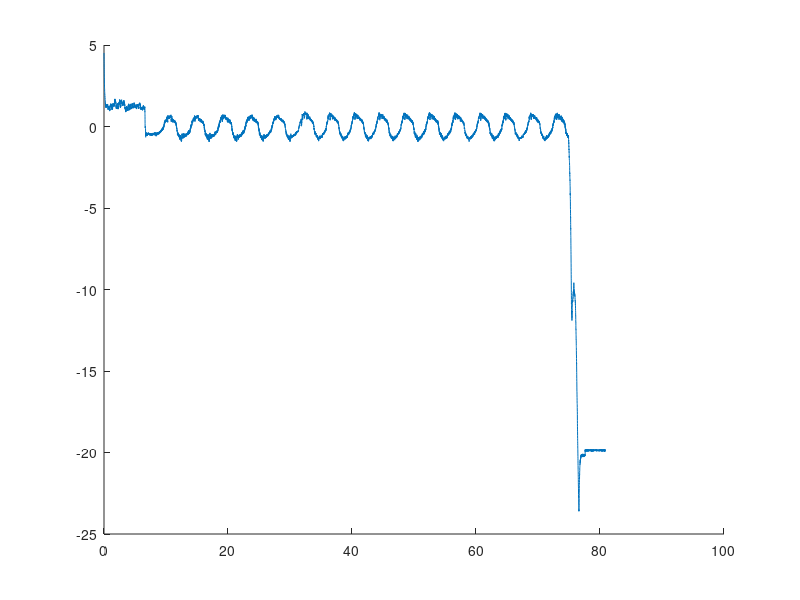

Recreate this plot in MATLAB. (Note: this script raises an error after producing the figure.)
plot_dir = '../plots/Real_time/';
%% Plotting QR2 setpoint
close all;
load('sim_3_setpoint.mat')
set_pos = 32;
label = {'x_d'};
up_y = 0.5; down_y = -1; minx =20; maxx = 50; % axis definition
fig_ctrl = figure('units','normalized','outerposition',[0 0 1 1]);
hold on
plot(meas_ctrl.time,meas_ctrl.signals.values)
xline(set_pos,'-',label)
axis([minx maxx -1 1]);
title(strcat(QR,', 15° set point, Real-time Output of Control signal u = -K*(x-x_d)'),'FontSize',25);
legend('$u_{control}$','Interpreter','latex');
xlabel('time [s]');ylabel('Voltage [V]');
saveas(fig_ctrl, strcat(plot_dir,'QR2_setpoint_control.png'));
fig_states = figure('units','normalized','outerposition',[0 0 1 1]);
subplot(4,1,1);hold on;
plot(meas_states.time, meas_states.signals.values(:,1));
xline(set_pos,'-',label);
title('Real-time Output of $\theta$ (equal to the state)','Interpreter','latex','FontSize',15)
axis([minx maxx -0.5 1]);xlabel('time [s]');ylabel('angle [rad]');
subplot(4,1,2);hold on;
xline(set_pos,'-',label);
plot(meas_states.time, meas_states.signals.values(:,2));
title('Real-time Output of $\alpha$ (equal to the state)','Interpreter','latex','FontSize',15)
axis([minx maxx -0.03 0.03]);xlabel('time [s]');ylabel('angle [rad]');
subplot(4,1,3);hold on;
xline(set_pos,'-',label);
plot(meas_states.time, meas_states.signals.values(:,3))
title('Real-time Output of $\dot{\theta}$ (equal to the state)','Interpreter','latex','FontSize',15)
axis([minx maxx -1 1]);xlabel('time [s]');ylabel('angular velocity [rad/s]');
subplot(4,1,4);hold on;
xline(set_pos,'-',label);
plot(meas_states.time, meas_states.signals.values(:,4))
title('Real-time Output of $\dot{\alpha}$ (equal to the state)','Interpreter','latex','FontSize',15)
axis([minx maxx -0.2 0.2]);xlabel('time [s]');ylabel('angular velocity [rad/s]');
sgtitle(strcat(QR,', 15° set point, Real-time Output of the estimated state'),'FontSize',25);
saveas(fig_states, strcat(plot_dir,'QR2_setpoint_states.png'));
%% Plotting QR2 Disturbance
close all;
load('sim_3_disturbance.mat')
label = {'Dist'};
QR = 'QR2';
set_pos =74.495;
up_y = 0.5; down_y = -1; minx =60; maxx =90; % axis definition
fig_ctrl = figure('units','normalized','outerposition',[0 0 1 1]);
hold on
plot(meas_ctrl.time,meas_ctrl.signals.values)
xline(set_pos,'-',label)
axis([minx maxx -3 3]);
title(strcat(QR,', Disturbance rejection, Real-time Output of Control signal u = -K*(x-x_d)'),'FontSize',25);
legend('$u_{control}$','Interpreter','latex');
xlabel('time [s]');ylabel('Voltage [V]');
saveas(fig_ctrl, strcat(plot_dir,'QR2_disturbance_control.png'));
fig_states = figure('units','normalized','outerposition',[0 0 1 1]);
subplot(4,1,1);hold on;
plot(meas_states.time, meas_states.signals.values(:,1));
xline(set_pos,'-',label);
title('Real-time Output of $\theta$ (equal to the state)','Interpreter','latex','FontSize',15)
axis([minx maxx -1 0.5]);xlabel('time [s]');ylabel('angle [rad]');
subplot(4,1,2);hold on;
xline(set_pos,'-',label);
plot(meas_states.time, meas_states.signals.values(:,2));
title('Real-time Output of $\alpha$ (equal to the state)','Interpreter','latex','FontSize',15)
axis([minx maxx -0.07 0.07]);xlabel('time [s]');ylabel('angle [rad]');
subplot(4,1,3);hold on;
xline(set_pos,'-',label);
plot(meas_states.time, meas_states.signals.values(:,3))
title('Real-time Output of $\dot{\theta}$ (equal to the state)','Interpreter','latex','FontSize',15)
axis([minx maxx -2 2]);xlabel('time [s]');ylabel('angular velocity [rad/s]');
subplot(4,1,4);hold on;
xline(set_pos,'-',label);
plot(meas_states.time, meas_states.signals.values(:,4))
title('Real-time Output of $\dot{\alpha}$ (equal to the state)','Interpreter','latex','FontSize',15)
axis([minx maxx -0.5 0.5]);xlabel('time [s]');ylabel('angular velocity [rad/s]');
sgtitle(strcat(QR,', Disturbance rejection, Real-time Output of the estimated state'),'FontSize',25);
saveas(fig_states, strcat(plot_dir,'QR2_disturbance_states.png'));
%% Plotting QR4 setpoint
close all;
load('sim_5_setpoint.mat')
label = {'x_d','x_0','x_d'};
set_pos1 = 14.365;
set_pos2 = 19.485;
set_pos3 = 24.335;
QR = 'QR4';
set_pos = [set_pos1,set_pos2,set_pos3];
up_y = 0.5; down_y = -1; minx =10; maxx = 40; % axis definition
fig_ctrl = figure('units','normalized','outerposition',[0 0 1 1]);
hold on
plot(meas_ctrl.time,meas_ctrl.signals.values)
xline(set_pos,'-',label)
axis([minx maxx -1.2 1.2]);
title(strcat(QR,', 15° set point, Real-time Output of Control signal u = -K*(x-x_d)'),'FontSize',25);
legend('$u_{control}$','Interpreter','latex');
xlabel('time [s]');ylabel('Voltage [V]');
saveas(fig_ctrl, strcat(plot_dir,'QR4_setpoint_control.png'));
fig_states = figure('units','normalized','outerposition',[0 0 1 1]);
subplot(4,1,1);hold on;
plot(meas_states.time, meas_states.signals.values(:,1));
xline(set_pos,'-',label);
title('Real-time Output of $\theta$ (equal to the state)','Interpreter','latex','FontSize',15)
axis([minx maxx -0.5 0.5]);xlabel('time [s]');ylabel('angle [rad]');
subplot(4,1,2);hold on;
xline(set_pos,'-',label);
plot(meas_states.time, meas_states.signals.values(:,2));
title('Real-time Output of $\alpha$ (equal to the state)','Interpreter','latex','FontSize',15)
axis([minx maxx -0.03 0.03]);xlabel('time [s]');ylabel('angle [rad]');
subplot(4,1,3);hold on;
xline(set_pos,'-',label);
plot(meas_states.time, meas_states.signals.values(:,3))
title('Real-time Output of $\dot{\theta}$ (equal to the state)','Interpreter','latex','FontSize',15)
axis([minx maxx -1 1]);xlabel('time [s]');ylabel('angular velocity [rad/s]');
subplot(4,1,4);hold on;
xline(set_pos,'-',label);
plot(meas_states.time, meas_states.signals.values(:,4))
title('Real-time Output of $\dot{\alpha}$ (equal to the state)','Interpreter','latex','FontSize',15)
axis([minx maxx -0.2 0.2]);xlabel('time [s]');ylabel('angular velocity [rad/s]');
sgtitle(strcat(QR,', 15° set point, Real-time Output of the estimated state'),'FontSize',25);
saveas(fig_states, strcat(plot_dir,'QR4_setpoint_states.png'));
close all;
%% Plotting QR4 Disturbance
close all;
load('sim_5_disturbance.mat')
label = {'Dist'};
set_pos =77.9;
QR = 'QR4';
up_y = 0.5; down_y = -1; minx =73; maxx =103; % axis definition
fig_ctrl = figure('units','normalized','outerposition',[0 0 1 1]);
hold on
plot(meas_ctrl.time,meas_ctrl.signals.values)
xline(set_pos,'-',label)
axis([minx maxx -5 3]);
title(strcat(QR,', Disturbance rejection, Real-time Output of Control signal u = -K*(x-x_d)'),'FontSize',25);
legend('$u_{control}$','Interpreter','latex');
xlabel('time [s]');ylabel('Voltage [V]');
saveas(fig_ctrl, strcat(plot_dir,'QR4_disturbance_control.png'));
fig_states = figure('units','normalized','outerposition',[0 0 1 1]);
subplot(4,1,1);hold on;
plot(meas_states.time, meas_states.signals.values(:,1));
xline(set_pos,'-',label);
title('Real-time Output of $\theta$ (equal to the state)','Interpreter','latex','FontSize',15)
axis([minx maxx -1 0.5]);xlabel('time [s]');ylabel('angle [rad]');
subplot(4,1,2);hold on;
xline(set_pos,'-',label);
plot(meas_states.time, meas_states.signals.values(:,2));
title('Real-time Output of $\alpha$ (equal to the state)','Interpreter','latex','FontSize',15)
axis([minx maxx -0.1 0.07]);xlabel('time [s]');ylabel('angle [rad]');
subplot(4,1,3);hold on;
xline(set_pos,'-',label);
plot(meas_states.time, meas_states.signals.values(:,3))
title('Real-time Output of $\dot{\theta}$ (equal to the state)','Interpreter','latex','FontSize',15)
axis([minx maxx -3 2]);xlabel('time [s]');ylabel('angular velocity [rad/s]');
subplot(4,1,4);hold on;
xline(set_pos,'-',label);
plot(meas_states.time, meas_states.signals.values(:,4))
title('Real-time Output of $\dot{\alpha}$ (equal to the state)','Interpreter','latex','FontSize',15)
axis([minx maxx -0.5 0.5]);xlabel('time [s]');ylabel('angular velocity [rad/s]');
sgtitle(strcat(QR,', Disturbance rejection, Real-time Output of the estimated state'),'FontSize',25);
saveas(fig_states, strcat(plot_dir,'QR4_disturbance_states.png'));
%% Plotting QR5 setpoint
close all;
load('sim_6_setpoint.mat')
QR = 'QR5';
label = {'x_d','x_0','x_d'};
set_pos1 = 26.55;
set_pos2 = 39.1;
set_pos3 = 60;
set_pos = [set_pos1,set_pos2,set_pos3];
up_y = 0.5; down_y = -1; minx =20; maxx = 50; % axis definition
fig_ctrl = figure('units','normalized','outerposition',[0 0 1 1]);
hold on
plot(meas_ctrl.time,meas_ctrl.signals.values)
xline(set_pos,'-',label)
axis([minx maxx -1.5 1.5]);
title(strcat(QR,', 15° set point, Real-time Output of Control signal u = -K*(x-x_d)'),'FontSize',25);
legend('$u_{control}$','Interpreter','latex');
xlabel('time [s]');ylabel('Voltage [V]');
saveas(fig_ctrl, strcat(plot_dir,QR,'_setpoint_control.png'));
fig_states = figure('units','normalized','outerposition',[0 0 1 1]);
subplot(4,1,1);hold on;
plot(meas_states.time, meas_states.signals.values(:,1));
xline(set_pos,'-',label);
title('Real-time Output of $\theta$ (equal to the state)','Interpreter','latex','FontSize',15)
axis([minx maxx -0.5 0.5]);xlabel('time [s]');ylabel('angle [rad]');
subplot(4,1,2);hold on;
xline(set_pos,'-',label);
plot(meas_states.time, meas_states.signals.values(:,2));
title('Real-time Output of $\alpha$ (equal to the state)','Interpreter','latex','FontSize',15)
axis([minx maxx -0.05 0.05]);xlabel('time [s]');ylabel('angle [rad]');
subplot(4,1,3);hold on;
xline(set_pos,'-',label);
plot(meas_states.time, meas_states.signals.values(:,3))
title('Real-time Output of $\dot{\theta}$ (equal to the state)','Interpreter','latex','FontSize',15)
axis([minx maxx -1 1]);xlabel('time [s]');ylabel('angular velocity [rad/s]');
subplot(4,1,4);hold on;
xline(set_pos,'-',label);
plot(meas_states.time, meas_states.signals.values(:,4))
title('Real-time Output of $\dot{\alpha}$ (equal to the state)','Interpreter','latex','FontSize',15)
axis([minx maxx -0.2 0.2]);xlabel('time [s]');ylabel('angular velocity [rad/s]');
sgtitle(strcat(QR,', 15° set point, Real-time Output of the estimated state'),'FontSize',25);
saveas(fig_states, strcat(plot_dir,QR,'_setpoint_states.png'));
%% Plotting QR5 Disturbance
close all;
load('sim_6_disturbance.mat')
label = {'Dist', 'Dist'};
QR = 'QR5';
set_pos =[33.27,55];
up_y = 0.5; down_y = -1; minx =30; maxx =70; % axis definition
fig_ctrl = figure('units','normalized','outerposition',[0 0 1 1]);
hold on
plot(meas_ctrl.time,meas_ctrl.signals.values)
xline(set_pos,'-',label)
axis([minx maxx -3 3]);
title(strcat(QR,', Disturbance rejection, Real-time Output of Control signal u = -K*(x-x_d)'),'FontSize',25);
legend('$u_{control}$','Interpreter','latex');
xlabel('time [s]');ylabel('Voltage [V]');
saveas(fig_ctrl, strcat(plot_dir,QR,'_disturbance_control.png'));
fig_states = figure('units','normalized','outerposition',[0 0 1 1]);
subplot(4,1,1);hold on;
plot(meas_states.time, meas_states.signals.values(:,1));
xline(set_pos,'-',label);
title('Real-time Output of $\theta$ (equal to the state)','Interpreter','latex','FontSize',15)
axis([minx maxx -1 0.5]);xlabel('time [s]');ylabel('angle [rad]');
subplot(4,1,2);hold on;
xline(set_pos,'-',label);
plot(meas_states.time, meas_states.signals.values(:,2));
title('Real-time Output of $\alpha$ (equal to the state)','Interpreter','latex','FontSize',15)
axis([minx maxx -0.1 0.07]);xlabel('time [s]');ylabel('angle [rad]');
subplot(4,1,3);hold on;
xline(set_pos,'-',label);
plot(meas_states.time, meas_states.signals.values(:,3))
title('Real-time Output of $\dot{\theta}$ (equal to the state)','Interpreter','latex','FontSize',15)
axis([minx maxx -3 2]);xlabel('time [s]');ylabel('angular velocity [rad/s]');
subplot(4,1,4);hold on;
xline(set_pos,'-',label);
plot(meas_states.time, meas_states.signals.values(:,4))
title('Real-time Output of $\dot{\alpha}$ (equal to the state)','Interpreter','latex','FontSize',15)
axis([minx maxx -0.5 0.5]);xlabel('time [s]');ylabel('angular velocity [rad/s]');
sgtitle(strcat(QR,', Disturbance rejection, Real-time Output of the estimated state'),'FontSize',25);
saveas(fig_states, strcat(plot_dir,QR,'_disturbance_states.png'));
%% Plotting QR6 setpoint
close all;
load('sim_7_setpoint.mat')
QR = 'QR6';
label = {'x_d','x_0','x_d'};
set_pos1 = 21.75;
set_pos2 = 45;
set_pos3 = 60;
set_pos = [set_pos1,set_pos2,set_pos3];
up_y = 0.5; down_y = -1; minx =10; maxx = 40; % axis definition
fig_ctrl = figure('units','normalized','outerposition',[0 0 1 1]);
hold on
plot(meas_ctrl.time,meas_ctrl.signals.values)
xline(set_pos,'-',label)
axis([minx maxx -1.5 1.5]);
title(strcat(QR,', 15° set point, Real-time Output of Control signal u = -K*(x-x_d)'),'FontSize',25);
legend('$u_{control}$','Interpreter','latex');
xlabel('time [s]');ylabel('Voltage [V]');
saveas(fig_ctrl, strcat(plot_dir,QR,'_setpoint_control.png'));
fig_states = figure('units','normalized','outerposition',[0 0 1 1]);
subplot(4,1,1);hold on;
plot(meas_states.time, meas_states.signals.values(:,1));
xline(set_pos,'-',label);
title('Real-time Output of $\theta$ (equal to the state)','Interpreter','latex','FontSize',15)
axis([minx maxx -0.5 0.5]);xlabel('time [s]');ylabel('angle [rad]');
subplot(4,1,2);hold on;
xline(set_pos,'-',label);
plot(meas_states.time, meas_states.signals.values(:,2));
title('Real-time Output of $\alpha$ (equal to the state)','Interpreter','latex','FontSize',15)
axis([minx maxx -0.05 0.05]);xlabel('time [s]');ylabel('angle [rad]');
subplot(4,1,3);hold on;
xline(set_pos,'-',label);
plot(meas_states.time, meas_states.signals.values(:,3))
title('Real-time Output of $\dot{\theta}$ (equal to the state)','Interpreter','latex','FontSize',15)
axis([minx maxx -1 1]);xlabel('time [s]');ylabel('angular velocity [rad/s]');
subplot(4,1,4);hold on;
xline(set_pos,'-',label);
plot(meas_states.time, meas_states.signals.values(:,4))
title('Real-time Output of $\dot{\alpha}$ (equal to the state)','Interpreter','latex','FontSize',15)
axis([minx maxx -0.2 0.2]);xlabel('time [s]');ylabel('angular velocity [rad/s]');
sgtitle(strcat(QR,', 15° set point, Real-time Output of the estimated state'),'FontSize',25);
saveas(fig_states, strcat(plot_dir,QR,'_setpoint_states.png'));
%% Plotting QR6 Disturbance
close all;
load('sim_7_disturbance.mat')
label = {'Dist', 'Dist','Dist','Dist','Dist','Dist'};
QR = 'QR6';
set_pos =[52.33,56.405,59.24,62.135,66.954,70.59];
up_y = 0.5; down_y = -1; minx =50; maxx =80; % axis definition
fig_ctrl = figure('units','normalized','outerposition',[0 0 1 1]);
hold on
plot(meas_ctrl.time,meas_ctrl.signals.values)
xline(set_pos,'-',label)
axis([minx maxx -3.5 3]);
title(strcat(QR,', Disturbance rejection, Real-time Output of Control signal u = -K*(x-x_d)'),'FontSize',25);
legend('$u_{control}$','Interpreter','latex');
xlabel('time [s]');ylabel('Voltage [V]');
saveas(fig_ctrl, strcat(plot_dir,QR,'_disturbance_control.png'));
fig_states = figure('units','normalized','outerposition',[0 0 1 1]);
subplot(4,1,1);hold on;
plot(meas_states.time, meas_states.signals.values(:,1));
xline(set_pos,'-',label);
title('Real-time Output of $\theta$ (equal to the state)','Interpreter','latex','FontSize',15)
axis([minx maxx -1 1]);xlabel('time [s]');ylabel('angle [rad]');
subplot(4,1,2);hold on;
xline(set_pos,'-',label);
plot(meas_states.time, meas_states.signals.values(:,2));
title('Real-time Output of $\alpha$ (equal to the state)','Interpreter','latex','FontSize',15)
axis([minx maxx -0.1 0.1]);xlabel('time [s]');ylabel('angle [rad]');
subplot(4,1,3);hold on;
xline(set_pos,'-',label);
plot(meas_states.time, meas_states.signals.values(:,3))
title('Real-time Output of $\dot{\theta}$ (equal to the state)','Interpreter','latex','FontSize',15)
axis([minx maxx -3 3]);xlabel('time [s]');ylabel('angular velocity [rad/s]');
subplot(4,1,4);hold on;
xline(set_pos,'-',label);
plot(meas_states.time, meas_states.signals.values(:,4))
title('Real-time Output of $\dot{\alpha}$ (equal to the state)','Interpreter','latex','FontSize',15)
axis([minx maxx -0.5 0.7]);xlabel('time [s]');ylabel('angular velocity [rad/s]');
sgtitle(strcat(QR,', Disturbance rejection, Real-time Output of the estimated state'),'FontSize',25);
saveas(fig_states, strcat(plot_dir,QR,'_disturbance_states.png'));
%% Plotting QR7 setpoint
close all;
load('sim_8_setpoint.mat')
QR = 'QR7';
label = {'x_d','x_0','x_d'};
set_pos1 = 57.13;
set_pos2 = 100;
set_pos3 = 120;
set_pos = [set_pos1,set_pos2,set_pos3];
up_y = 0.5; down_y = -1; minx =50; maxx = 80; % axis definition
fig_ctrl = figure('units','normalized','outerposition',[0 0 1 1]);
hold on
plot(meas_ctrl.time,meas_ctrl.signals.values)
xline(set_pos,'-',label)
axis([minx maxx -1.5 1.5]);
title(strcat(QR,', 15° set point, Real-time Output of Control signal u = -K*(x-x_d)'),'FontSize',25);
legend('$u_{control}$','Interpreter','latex');
xlabel('time [s]');ylabel('Voltage [V]');
saveas(fig_ctrl, strcat(plot_dir,QR,'_setpoint_control.png'));
fig_states = figure('units','normalized','outerposition',[0 0 1 1]);
subplot(4,1,1);hold on;
plot(meas_states.time, meas_states.signals.values(:,1));
xline(set_pos,'-',label);
title('Real-time Output of $\theta$ (equal to the state)','Interpreter','latex','FontSize',15)
axis([minx maxx -0.5 0.5]);xlabel('time [s]');ylabel('angle [rad]');
subplot(4,1,2);hold on;
xline(set_pos,'-',label);
plot(meas_states.time, meas_states.signals.values(:,2));
title('Real-time Output of $\alpha$ (equal to the state)','Interpreter','latex','FontSize',15)
axis([minx maxx -0.05 0.05]);xlabel('time [s]');ylabel('angle [rad]');
subplot(4,1,3);hold on;
xline(set_pos,'-',label);
plot(meas_states.time, meas_states.signals.values(:,3))
title('Real-time Output of $\dot{\theta}$ (equal to the state)','Interpreter','latex','FontSize',15)
axis([minx maxx -1 1]);xlabel('time [s]');ylabel('angular velocity [rad/s]');
subplot(4,1,4);hold on;
xline(set_pos,'-',label);
plot(meas_states.time, meas_states.signals.values(:,4))
title('Real-time Output of $\dot{\alpha}$ (equal to the state)','Interpreter','latex','FontSize',15)
axis([minx maxx -0.2 0.2]);xlabel('time [s]');ylabel('angular velocity [rad/s]');
sgtitle(strcat(QR,', 15° set point, Real-time Output of the estimated state'),'FontSize',25);
saveas(fig_states, strcat(plot_dir,QR,'_setpoint_states.png'));
%% Plotting QR8 setpoint
close all;
load('sim_9_setpoint.mat')
QR = 'QR8';
label = {'x_d','x_0','x_d'};
set_pos1 = 64.21;
set_pos2 = 40;
set_pos3 = 80;
set_pos = [set_pos1,set_pos2,set_pos3];
up_y = 0.5; down_y = -1; minx =50; maxx = 80; % axis definition
fig_ctrl = figure('units','normalized','outerposition',[0 0 1 1]);
hold on
plot(meas_ctrl.time,meas_ctrl.signals.values)
xline(set_pos,'-',label)
axis([minx maxx -1.5 1.5]);
title(strcat(QR,', 15° set point, Real-time Output of Control signal u = -K*(x-x_d)'),'FontSize',25);
legend('$u_{control}$','Interpreter','latex');
xlabel('time [s]');ylabel('Voltage [V]');
saveas(fig_ctrl, strcat(plot_dir,QR,'_setpoint_control.png'));
fig_states = figure('units','normalized','outerposition',[0 0 1 1]);
subplot(4,1,1);hold on;
plot(meas_states.time, meas_states.signals.values(:,1));
xline(set_pos,'-',label);
title('Real-time Output of $\theta$ (equal to the state)','Interpreter','latex','FontSize',15)
axis([minx maxx -0.5 0.5]);xlabel('time [s]');ylabel('angle [rad]');
subplot(4,1,2);hold on;
xline(set_pos,'-',label);
plot(meas_states.time, meas_states.signals.values(:,2));
title('Real-time Output of $\alpha$ (equal to the state)','Interpreter','latex','FontSize',15)
axis([minx maxx -0.05 0.01]);xlabel('time [s]');ylabel('angle [rad]');
subplot(4,1,3);hold on;
xline(set_pos,'-',label);
plot(meas_states.time, meas_states.signals.values(:,3))
title('Real-time Output of $\dot{\theta}$ (equal to the state)','Interpreter','latex','FontSize',15)
axis([minx maxx -1 1]);xlabel('time [s]');ylabel('angular velocity [rad/s]');
subplot(4,1,4);hold on;
xline(set_pos,'-',label);
plot(meas_states.time, meas_states.signals.values(:,4))
title('Real-time Output of $\dot{\alpha}$ (equal to the state)','Interpreter','latex','FontSize',15)
axis([minx maxx -0.2 0.2]);xlabel('time [s]');ylabel('angular velocity [rad/s]');
sgtitle(strcat(QR,', 15° set point, Real-time Output of the estimated state'),'FontSize',25);
saveas(fig_states, strcat(plot_dir,QR,'_setpoint_states.png'));
%% Plotting QR9 disturbance
close all;
load('sim_10_BEST_ALL.mat')
QR = 'QR9';
label = {'Dist','Dist','Dist'};
set_pos1 = 64.21;
set_pos2 = 40.42;
set_pos3 = 80;
set_pos = [set_pos1,set_pos2,set_pos3];
up_y = 0.5; down_y = -1; minx =30; maxx = 50; % axis definition
fig_ctrl = figure('units','normalized','outerposition',[0 0 1 1]);
hold on
plot(meas_ctrl.time,meas_ctrl.signals.values)
xline(set_pos,'-',label)
axis([minx maxx -3 1.5]);
title(strcat(QR,', Disturbance rejection, Real-time Output of Control signal u = -K*(x-x_d)'),'FontSize',25);
legend('$u_{control}$','Interpreter','latex');
xlabel('time [s]');ylabel('Voltage [V]');
saveas(fig_ctrl, strcat(plot_dir,QR,'_disturbance_control.png'));
fig_states = figure('units','normalized','outerposition',[0 0 1 1]);
subplot(4,1,1);hold on;
plot(meas_states.time, meas_states.signals.values(:,1));
xline(set_pos,'-',label);
title('Real-time Output of $\theta$ (equal to the state)','Interpreter','latex','FontSize',15)
axis([minx maxx -1.1 -0.5]);xlabel('time [s]');ylabel('angle [rad]');
subplot(4,1,2);hold on;
xline(set_pos,'-',label);
plot(meas_states.time, meas_states.signals.values(:,2));
title('Real-time Output of $\alpha$ (equal to the state)','Interpreter','latex','FontSize',15)
axis([minx maxx -0.07 0.01]);xlabel('time [s]');ylabel('angle [rad]');
subplot(4,1,3);hold on;
xline(set_pos,'-',label);
plot(meas_states.time, meas_states.signals.values(:,3))
title('Real-time Output of $\dot{\theta}$ (equal to the state)','Interpreter','latex','FontSize',15)
axis([minx maxx -1.5 1]);xlabel('time [s]');ylabel('angular velocity [rad/s]');
subplot(4,1,4);hold on;
xline(set_pos,'-',label);
plot(meas_states.time, meas_states.signals.values(:,4))
title('Real-time Output of $\dot{\alpha}$ (equal to the state)','Interpreter','latex','FontSize',15)
axis([minx maxx -0.3 0.2]);xlabel('time [s]');ylabel('angular velocity [rad/s]');
sgtitle(strcat(QR,', Disturbance rejection, Real-time Output of the estimated state'),'FontSize',25);
saveas(fig_states, strcat(plot_dir,QR,'_disturbance_states.png'));
%% Plotting QR9 setpoint
close all;
load('sim_10_BEST_ALL.mat')
QR = 'QR9';
label = {'x_d','x_0','x_d'};
set_pos1 = 71.615;
set_pos2 = 40;
set_pos3 = 150;
set_pos = [set_pos1,set_pos2,set_pos3];
up_y = 0.5; down_y = -1; minx =60; maxx = 90; % axis definition
fig_ctrl = figure('units','normalized','outerposition',[0 0 1 1]);
hold on
plot(meas_ctrl.time,meas_ctrl.signals.values)
xline(set_pos,'-',label)
axis([minx maxx -1 1]);
title(strcat(QR,', 15° set point, Real-time Output of Control signal u = -K*(x-x_d)'),'FontSize',25);
legend('$u_{control}$','Interpreter','latex');
xlabel('time [s]');ylabel('Voltage [V]');
saveas(fig_ctrl, strcat(plot_dir,QR,'_setpoint_control.png'));
fig_states = figure('units','normalized','outerposition',[0 0 1 1]);
subplot(4,1,1);hold on;
plot(meas_states.time, meas_states.signals.values(:,1));
xline(set_pos,'-',label);
title('Real-time Output of $\theta$ (equal to the state)','Interpreter','latex','FontSize',15)
axis([minx maxx -0.8 0.5]);xlabel('time [s]');ylabel('angle [rad]');
subplot(4,1,2);hold on;
xline(set_pos,'-',label);
plot(meas_states.time, meas_states.signals.values(:,2));
title('Real-time Output of $\alpha$ (equal to the state)','Interpreter','latex','FontSize',15)
axis([minx maxx -0.03 -0.01]);xlabel('time [s]');ylabel('angle [rad]');
subplot(4,1,3);hold on;
xline(set_pos,'-',label);
plot(meas_states.time, meas_states.signals.values(:,3))
title('Real-time Output of $\dot{\theta}$ (equal to the state)','Interpreter','latex','FontSize',15)
axis([minx maxx -0.5 0.5]);xlabel('time [s]');ylabel('angular velocity [rad/s]');
subplot(4,1,4);hold on;
xline(set_pos,'-',label);
plot(meas_states.time, meas_states.signals.values(:,4))
title('Real-time Output of $\dot{\alpha}$ (equal to the state)','Interpreter','latex','FontSize',15)
axis([minx maxx -0.1 0.1]);xlabel('time [s]');ylabel('angular velocity [rad/s]');
sgtitle(strcat(QR,', 15° set point, Real-time Output of the estimated state'),'FontSize',25);
saveas(fig_states, strcat(plot_dir,QR,'_setpoint_states.png'));
%% Plotting omega 1 setpoint
close all;
load('sim_11_ALL.mat')
QR = 'QR8';
label = {'x_d','x_0','x_d'};
set_pos1 = 2.175;
set_pos2 = 12.78;
set_pos3 = 150;
set_pos = [set_pos1,set_pos2,set_pos3];
up_y = 0.5; down_y = -1; minx =0; maxx = 20; % axis definition
fig_ctrl = figure('units','normalized','outerposition',[0 0 1 1]);
hold on
plot(meas_ctrl.time,meas_ctrl.signals.values)
xline(set_pos,'-',label)
axis([minx maxx -7 5]);
title(strcat(QR,', 15degree set point, $\omega_{1}$, Real-time Output of Control signal $u = -K*(x-x_d)$'),'Interpreter','latex','Fontsize',25);
legend('$u_{control}$','Interpreter','latex');
xlabel('time [s]');ylabel('Voltage [V]');
saveas(fig_ctrl, strcat(plot_dir,QR,'_setpoint_control_omega1.png'));
fig_states = figure('units','normalized','outerposition',[0 0 1 1]);
subplot(4,1,1);hold on;
plot(meas_states.time, meas_states.signals.values(:,1));
xline(set_pos,'-',label);
title('Real-time Output of $\theta$ (equal to the state)','Interpreter','latex','Fontsize',15)
xlim([minx maxx]);xlabel('time [s]');ylabel('angle [rad]');
subplot(4,1,2);hold on;
xline(set_pos,'-',label);
plot(meas_states.time, meas_states.signals.values(:,2));
title('Real-time Output of $\alpha$ (equal to the state)','Interpreter','latex','Fontsize',15)
xlim([minx maxx]);xlabel('time [s]');ylabel('angle [rad]');
subplot(4,1,3);hold on;
xline(set_pos,'-',label);
plot(meas_states.time, meas_states.signals.values(:,3))
title('Real-time Output of $\dot{\theta}$ (equal to the state)','Interpreter','latex','Fontsize',15)
xlim([minx maxx]);xlabel('time [s]');ylabel('angular velocity [rad/s]');
subplot(4,1,4);hold on;
xline(set_pos,'-',label);
plot(meas_states.time, meas_states.signals.values(:,4))
title('Real-time Output of $\dot{\alpha}$ (equal to the state)','Interpreter','latex','Fontsize',15)
xlim([minx maxx]);xlabel('time [s]');ylabel('angular velocity [rad/s]');
sgtitle(strcat(QR,', 15degree set point, $\omega_{1}$, Real-time Output of the estimated state'),'Interpreter','latex','Fontsize',25);
saveas(fig_states, strcat(plot_dir,QR,'_setpoint_states_omega1.png'));
%% Plotting omega 1 disturbance
close all;
load('sim_11_ALL.mat')
QR = 'QR8';
label = {'Dist','Dist','Dist'};
set_pos1 = 30.245;
set_pos2 = 33.285;
set_pos3 = 35.475;
set_pos = [set_pos1,set_pos2,set_pos3];
up_y = 0.5; down_y = -1; minx =20; maxx = 40; % axis definition
fig_ctrl = figure('units','normalized','outerposition',[0 0 1 1]);
hold on
plot(meas_ctrl.time,meas_ctrl.signals.values)
xline(set_pos,'-',label)
xlim([minx maxx]);
title(strcat(QR,', Disturbance rejection, $\omega_{1}$, Real-time Output of Control signal $u = -K*(x-x_d)$'),'Interpreter','latex','Fontsize',25);
legend('$u_{control}$','Interpreter','latex');
xlabel('time [s]');ylabel('Voltage [V]');
saveas(fig_ctrl, strcat(plot_dir,QR,'_disturbance_control_omega1.png'));
fig_states = figure('units','normalized','outerposition',[0 0 1 1]);
subplot(4,1,1);hold on;
plot(meas_states.time, meas_states.signals.values(:,1));
xline(set_pos,'-',label);
title('Real-time Output of $\theta$ (equal to the state)','Interpreter','latex','Fontsize',15)
xlim([minx maxx]);xlabel('time [s]');ylabel('angle [rad]');
subplot(4,1,2);hold on;
xline(set_pos,'-',label);
plot(meas_states.time, meas_states.signals.values(:,2));
title('Real-time Output of $\alpha$ (equal to the state)','Interpreter','latex','Fontsize',15)
xlim([minx maxx]);xlabel('time [s]');ylabel('angle [rad]');
subplot(4,1,3);hold on;
xline(set_pos,'-',label);
plot(meas_states.time, meas_states.signals.values(:,3))
title('Real-time Output of $\dot{\theta}$ (equal to the state)','Interpreter','latex','Fontsize',15)
xlim([minx maxx]);xlabel('time [s]');ylabel('angular velocity [rad/s]');
subplot(4,1,4);hold on;
xline(set_pos,'-',label);
plot(meas_states.time, meas_states.signals.values(:,4))
title('Real-time Output of $\dot{\alpha}$ (equal to the state)','Interpreter','latex','FontSize',15)
xlim([minx maxx]);xlabel('time [s]');ylabel('angular velocity [rad/s]');
sgtitle(strcat(QR,', Disturbance rejection, $\omega_{1}$, Real-time Output of the estimated state'),'Interpreter','latex','Fontsize',25);
saveas(fig_states, strcat(plot_dir,QR,'_disturbance_states_omega1.png'));
%% Plotting omega 2 setpoint
close all;
load('sim_12_ALL.mat')
QR = 'QR8';
label = {'x_d','x_0','x_d'};
set_pos1 = 12.86;
set_pos2 = 2;
set_pos3 = 150;
set_pos = [set_pos1,set_pos2,set_pos3];
up_y = 0.5; down_y = -1; minx =5; maxx = 25; % axis definition
fig_ctrl = figure('units','normalized','outerposition',[0 0 1 1]);
hold on
plot(meas_ctrl.time,meas_ctrl.signals.values)
xline(set_pos,'-',label)
xlim([minx maxx]);
title(strcat(QR,', 15degree set point, Real-time Output of Control signal $u = -K*(x-x_d)$'),'Interpreter','latex','FontSize',25);
legend('$u_{control}$','Interpreter','latex');
xlabel('time [s]');ylabel('Voltage [V]');
saveas(fig_ctrl, strcat(plot_dir,QR,'_setpoint_control_omega2.png'));
fig_states = figure('units','normalized','outerposition',[0 0 1 1]);
subplot(4,1,1);hold on;
plot(meas_states.time, meas_states.signals.values(:,1));
xline(set_pos,'-',label);
title('Real-time Output of $\theta$ (equal to the state)','Interpreter','latex','FontSize',15)
xlim([minx maxx]);xlabel('time [s]');ylabel('angle [rad]');
subplot(4,1,2);hold on;
xline(set_pos,'-',label);
plot(meas_states.time, meas_states.signals.values(:,2));
title('Real-time Output of $\alpha$ (equal to the state)','Interpreter','latex','FontSize',15)
xlim([minx maxx]);xlabel('time [s]');ylabel('angle [rad]');
subplot(4,1,3);hold on;
xline(set_pos,'-',label);
plot(meas_states.time, meas_states.signals.values(:,3))
title('Real-time Output of $\dot{\theta}$ (equal to the state)','Interpreter','latex','FontSize',15)
xlim([minx maxx]);xlabel('time [s]');ylabel('angular velocity [rad/s]');
subplot(4,1,4);hold on;
xline(set_pos,'-',label);
plot(meas_states.time, meas_states.signals.values(:,4))
title('Real-time Output of $\dot{\alpha}$ (equal to the state)','Interpreter','latex','FontSize',15)
xlim([minx maxx]);xlabel('time [s]');ylabel('angular velocity [rad/s]');
sgtitle(strcat(QR,', 15degree set point, $\omega_{2}$, Real-time Output of the estimated state'),'Interpreter','latex','Fontsize',25);
saveas(fig_states, strcat(plot_dir,QR,'_setpoint_states_omega2.png'));
%% Plotting omega 2 disturbance
close all;
load('sim_12_ALL.mat')
QR = 'QR8';
label = {'Dist','Dist','Dist'};
set_pos1 = 30.55;
set_pos2 = 42.8;
set_pos3 = 60;
set_pos = [set_pos1,set_pos2,set_pos3];
up_y = 0.5; down_y = -1; minx =25; maxx = 50; % axis definition
fig_ctrl = figure('units','normalized','outerposition',[0 0 1 1]);
hold on
plot(meas_ctrl.time,meas_ctrl.signals.values)
xline(set_pos,'-',label)
xlim([minx maxx]);
title(strcat(QR,', Disturbance rejection, $\omega_{2}$, Real-time Output of Control signal $u = -K*(x-x_d)$'),'Interpreter','latex','FontSize',25);
legend('$u_{control}$','Interpreter','latex');
xlabel('time [s]');ylabel('Voltage [V]');
saveas(fig_ctrl, strcat(plot_dir,QR,'_disturbance_control_omega2.png'));
fig_states = figure('units','normalized','outerposition',[0 0 1 1]);
subplot(4,1,1);hold on;
plot(meas_states.time, meas_states.signals.values(:,1));
xline(set_pos,'-',label);
title('Real-time Output of $\theta$ (equal to the state)','Interpreter','latex','FontSize',15)
xlim([minx maxx]);xlabel('time [s]');ylabel('angle [rad]');
subplot(4,1,2);hold on;
xline(set_pos,'-',label);
plot(meas_states.time, meas_states.signals.values(:,2));
title('Real-time Output of $\alpha$ (equal to the state)','Interpreter','latex','FontSize',15)
xlim([minx maxx]);xlabel('time [s]');ylabel('angle [rad]');
subplot(4,1,3);hold on;
xline(set_pos,'-',label);
plot(meas_states.time, meas_states.signals.values(:,3))
title('Real-time Output of $\dot{\theta}$ (equal to the state)','Interpreter','latex','FontSize',15)
xlim([minx maxx]);xlabel('time [s]');ylabel('angular velocity [rad/s]');
subplot(4,1,4);hold on;
xline(set_pos,'-',label);
plot(meas_states.time, meas_states.signals.values(:,4))
title('Real-time Output of $\dot{\alpha}$ (equal to the state)','Interpreter','latex','FontSize',15)
xlim([minx maxx]);xlabel('time [s]');ylabel('angular velocity [rad/s]');
sgtitle(strcat(QR,', Disturbance rejection, $\omega_{2}$, Real-time Output of the estimated state'),'Interpreter','latex','FontSize',25);
saveas(fig_states, strcat(plot_dir,QR,'_disturbance_states_omega2.png'));
%% Plotting omega 3 setpoint
close all;
load('sim_13_ALL.mat')
QR = 'QR8';
label = {'x_d','x_0','x_d'};
set_pos1 = 34.66;
set_pos2 = 2;
set_pos3 = 150;
set_pos = [set_pos1,set_pos2,set_pos3];
up_y = 0.5; down_y = -1; minx =30; maxx = 40; % axis definition
fig_ctrl = figure('units','normalized','outerposition',[0 0 1 1]);
hold on
plot(meas_ctrl.time,meas_ctrl.signals.values)
xline(set_pos,'-',label)
xlim([minx maxx]);
title(strcat(QR,', 15degree set point, $\omega_{3}$, Real-time Output of Control signal $u = -K*(x-x_d)$'),'Interpreter','latex','FontSize',25);
legend('$u_{control}$','Interpreter','latex');
xlabel('time [s]');ylabel('Voltage [V]');
saveas(fig_ctrl, strcat(plot_dir,QR,'_setpoint_control_omega3.png'));
fig_states = figure('units','normalized','outerposition',[0 0 1 1]);
subplot(4,1,1);hold on;
plot(meas_states.time, meas_states.signals.values(:,1));
xline(set_pos,'-',label);
title('Real-time Output of $\theta$ (equal to the state)','Interpreter','latex','FontSize',15)
xlim([minx maxx]);xlabel('time [s]');ylabel('angle [rad]');
subplot(4,1,2);hold on;
xline(set_pos,'-',label);
plot(meas_states.time, meas_states.signals.values(:,2));
title('Real-time Output of $\alpha$ (equal to the state)','Interpreter','latex','FontSize',15)
xlim([minx maxx]);xlabel('time [s]');ylabel('angle [rad]');
subplot(4,1,3);hold on;
xline(set_pos,'-',label);
plot(meas_states.time, meas_states.signals.values(:,3))
title('Real-time Output of $\dot{\theta}$ (equal to the state)','Interpreter','latex','FontSize',15)
xlim([minx maxx]);xlabel('time [s]');ylabel('angular velocity [rad/s]');
subplot(4,1,4);hold on;
xline(set_pos,'-',label);
plot(meas_states.time, meas_states.signals.values(:,4))
title('Real-time Output of $\dot{\alpha}$ (equal to the state)','Interpreter','latex','FontSize',15)
xlim([minx maxx]);xlabel('time [s]');ylabel('angular velocity [rad/s]');
sgtitle(strcat(QR,', 15degree set point, $\omega_{3}$, Real-time Output of the estimated state'),'Interpreter','latex','FontSize',25);
saveas(fig_states, strcat(plot_dir,QR,'_setpoint_states_omega3.png'));
%% Plotting omega 3 disturbance
close all;
load('sim_13_ALL.mat')
QR = 'QR8';
label = {'Dist','Dist','Dist'};
set_pos1 = 61.745;
set_pos2 = 65.4;
set_pos3 = 80;
set_pos = [set_pos1,set_pos2,set_pos3];
up_y = 0.5; down_y = -1; minx =58; maxx = 67; % axis definition
fig_ctrl = figure('units','normalized','outerposition',[0 0 1 1]);
hold on
plot(meas_ctrl.time,meas_ctrl.signals.values)
xline(set_pos,'-',label)
xlim([minx maxx]);
title(strcat(QR,' Disturbance rejection $\omega_{3}$ Real-time Output of Control signal $u = -K*(x-x_d$)'),'Interpreter','latex','FontSize',25);
legend('$u_{control}$','Interpreter','latex');
xlabel('time [s]');ylabel('Voltage [V]');
saveas(fig_ctrl, strcat(plot_dir,QR,'_disturbance_control_omega3.png'));
fig_states = figure('units','normalized','outerposition',[0 0 1 1]);
subplot(4,1,1);hold on;
plot(meas_states.time, meas_states.signals.values(:,1));
xline(set_pos,'-',label);
title('Real-time Output of $\theta$ (equal to the state)','Interpreter','latex','FontSize',15)
xlim([minx maxx]);xlabel('time [s]');ylabel('angle [rad]');
subplot(4,1,2);hold on;
xline(set_pos,'-',label);
plot(meas_states.time, meas_states.signals.values(:,2));
title('Real-time Output of $\alpha$ (equal to the state)','Interpreter','latex','FontSize',15)
xlim([minx maxx]);xlabel('time [s]');ylabel('angle [rad]');
subplot(4,1,3);hold on;
xline(set_pos,'-',label);
plot(meas_states.time, meas_states.signals.values(:,3))
title('Real-time Output of $\dot{\theta}$ (equal to the state)','Interpreter','latex','FontSize',15)
xlim([minx maxx]);xlabel('time [s]');ylabel('angular velocity [rad/s]');
subplot(4,1,4);hold on;
xline(set_pos,'-',label);
plot(meas_states.time, meas_states.signals.values(:,4))
title('Real-time Output of $\dot{\alpha}$ (equal to the state)','Interpreter','latex','FontSize',15)
xlim([minx maxx]);xlabel('time [s]');ylabel('angular velocity [rad/s]');
sgtitle(strcat(QR,' Disturbance rejection $\omega_{3}$ Real-time Output of the estimated state'),'Interpreter','latex','FontSize',25);
saveas(fig_states, strcat(plot_dir,QR,'_disturbance_states_omega3.png'));
